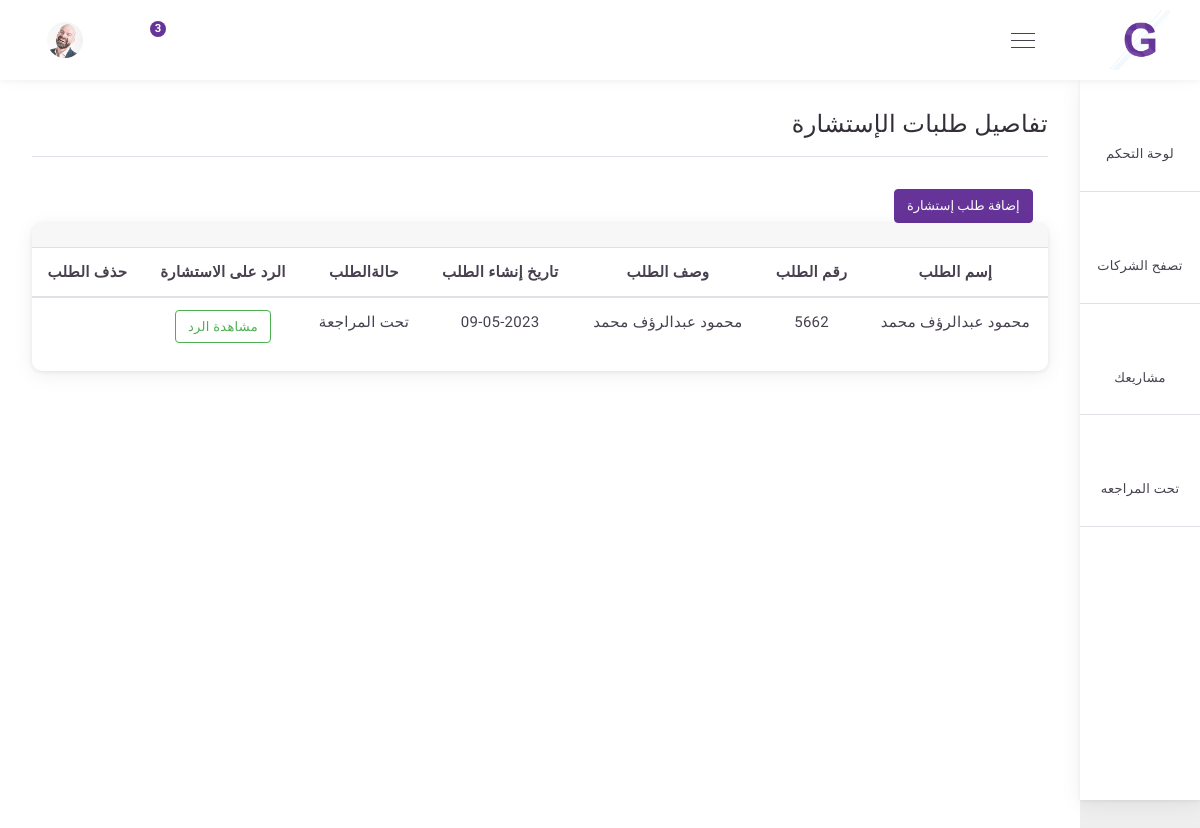
Screenshot of /request/request/ (signed in) with the database file from the repository.
### request/models.py (models this page shows, shortened)
class ConsultationRequest(models.Model):
    Request_Status= {
        ('تحت المراجعة' , 'تحت المراجعة'),
        ('مقبول' , 'مقبول'),
        ('مرفوض ' , 'مرفوض'),
    }
    user               = models.ForeignKey(User,  on_delete=models.CASCADE)
    company            = models.ForeignKey(Company,  on_delete=models.CASCADE)
    name               = models.CharField(_("عنوان الطلب "), max_length=50)
    request_status     = models.CharField(_("حالة الطلب "),choices=Request_Status,default='تحت المراجعة' , max_length=50)
    code               = models.IntegerField(_("رقم الطلب"), default=random_string)
    description        = models.TextField(_("وصف الطلب"))
    create_at          = models.DateTimeField(_("تاريخ الطلب"), default = timezone.now)
    class Meta:
        verbose_name = _("Consultation Request")
        verbose_name_plural = _("Consultation Request")

### request/views.py (the view)
# urls.py: path('request/' , views.request_list, name= 'request_list'),
def request_list(request):
    request_list  = ConsultationRequest.objects.filter(user = request.user)
    return render(request ,'consultation_request/my_request_list.html', {
        'request_list' : request_list ,
        'title' : 'الطلبات',
    })

### request/templates/consultation_request/my_request_list.html (shortened to what this page needs)
{% extends 'base.html' %}
{% load static %}
{% block 'body' %}
<div class="main-content-wrap sidenav-open d-flex flex-column">
<div class="main-content">
    <div class="breadcrumb">
        <h1 class="mr-2">تفاصيل طلبات الإستشارة</h1>
    </div>
    <div class="separator-breadcrumb border-top"></div>
        <div class="col-md-2 mt-3 mt-md-0">
            <a href=""><button  class="btn btn-primary btn-block">إضافة طلب إستشارة</button></a>
        </div>
    <div class="row">
        <div class="col-lg-12 col-md-12">
            <div class="row">
                <div class="col-md-12">
                    <div class="card o-hidden mb-4">
                        <div class="card-header d-flex align-items-center border-0">
                        </div>
                        <div>
                            <div class="table-responsive">
                                <table class="table text-center" id="user_table">
                                    <thead>
                                        <tr>
                                            <th scope="col">إسم الطلب </th>
                                            <th scope="col">رقم الطلب </th>
                                            <th scope="col">وصف الطلب </th>
                                            <th scope="col">تاريخ إنشاء الطلب</th>
                                            <th scope="col">حالةالطلب </th>
                                            <th scope="col">الرد على الاستشارة </th>
                                            <th scope="col">حذف الطلب </th>
                                        </tr>
                                    </thead>
                                    <tbody>
                                        {% for request in request_list %}
                                        <tr>
                                            <td>{{request.name}}</td>
                                            <td>{{request.code}}</td>
                                            <td>{{request.description}}</td>
                                            <td>{{request.create_at|date:'d-m-Y'}}</td>
                                            <td>{{request.request_status}}</td>
                                            <td> <a  class="btn btn-outline-success" href="{% url 'request:comment_display' request.id %}" style="width: 80; height: 15;">
                                                مشاهدة الرد
                                            </a></td>
                                            <td><a class="text-danger mr-2" href="{% url 'request:request_delete' request.id %}"></a></td>
                                        </tr>
                                        {% endfor %}
                                    </tbody>
                                </table>
                            </div>
                        </div>
                    </div>
                </div>
            </div>
        </div>
    </div>
</div>
</div>
{% endblock %}

### rows the page displays
ConsultationRequest: name "محمود عبدالرؤف محمد", code "5662", description "محمود عبدالرؤف محمد", create_at "09-05-2023", request_status "تحت المراجعة"
